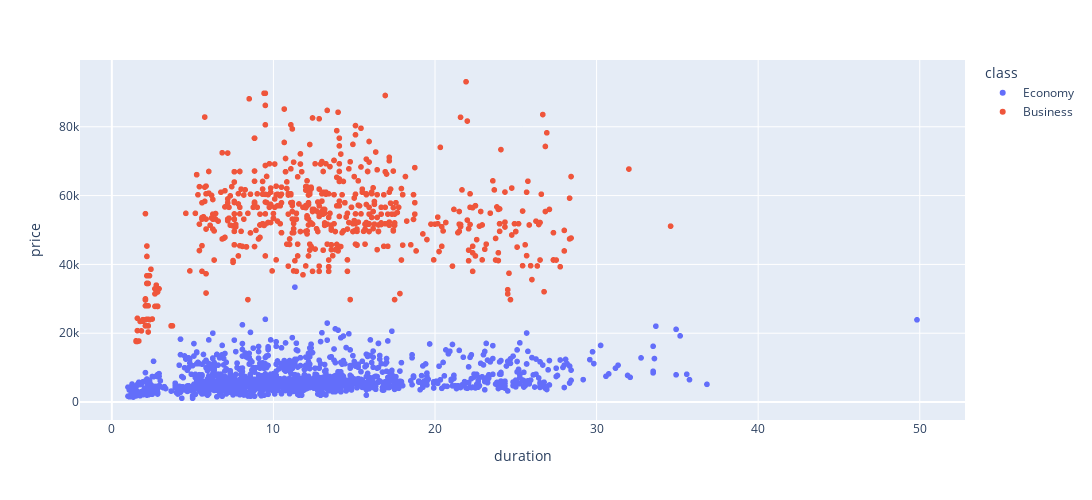

The notebook cell this image was saved under:
### Code cell
if SIMPLIFIED_PLOTS:
    fig = px.scatter(df_raw_sample, x="duration", y="price", color="class")
else:
    fig = px.scatter(df_raw, x="duration", y="price", color="class", marginal_y="violin", marginal_x="box", trendline="ols", template="simple_white")
fig.update_layout( width=1200, height=500)
fig.show()

### Figure 1 — Plotly figure (JSON) as saved in the notebook; plotly's stock layout.template omitted (floating-point values rounded to 4 significant figures; data arrays with more than 128 entries replaced by an {"elided": "..."} marker saying what was removed)
{"data": [{"hovertemplate": "class=Economy<br>duration=%{x}<br>price=%{y}<extra></extra>", "legendgroup": "Economy", "marker": {"color": "#636efa", "symbol": "circle"}, "mode": "markers", "name": "Economy", "showlegend": true, "type": "scattergl", "x": {"elided": "1364 float values"}, "xaxis": "x", "y": {"elided": "1364 int values"}, "yaxis": "y"}, {"hovertemplate": "class=Business<br>duration=%{x}<br>price=%{y}<extra></extra>", "legendgroup": "Business", "marker": {"color": "#EF553B", "symbol": "circle"}, "mode": "markers", "name": "Business", "showlegend": true, "type": "scattergl", "x": {"elided": "636 float values"}, "xaxis": "x", "y": {"elided": "636 int values"}, "yaxis": "y"}], "layout": {"height": 500, "legend": {"title": {"text": "class"}, "tracegroupgap": 0}, "margin": {"t": 60}, "width": 1200, "xaxis": {"anchor": "y", "domain": [0, 1], "title": {"text": "duration"}}, "yaxis": {"anchor": "x", "domain": [0, 1], "title": {"text": "price"}}}}
